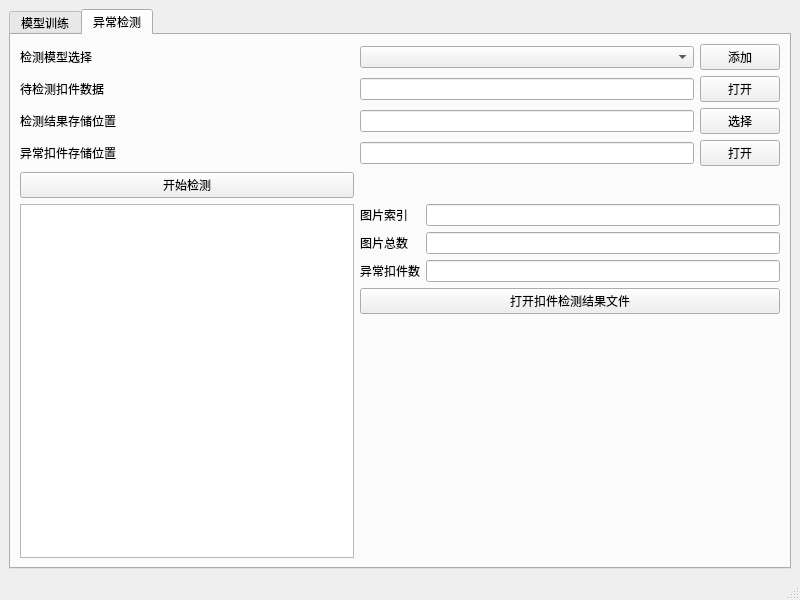
<?xml version="1.0" encoding="UTF-8"?>
<ui version="4.0">
 <class>MainWindow</class>
 <widget class="QMainWindow" name="MainWindow">
  <property name="geometry">
   <rect>
    <x>0</x>
    <y>0</y>
    <width>800</width>
    <height>600</height>
   </rect>
  </property>
  <property name="windowTitle">
   <string>MainWindow</string>
  </property>
  <widget class="QWidget" name="centralwidget">
   <layout class="QVBoxLayout" name="verticalLayout_3">
    <item>
     <widget class="QTabWidget" name="tabWidget">
      <property name="currentIndex">
       <number>1</number>
      </property>
      <widget class="QWidget" name="tab_train">
       <property name="whatsThis">
        <string/>
       </property>
       <attribute name="title">
        <string>模型训练</string>
       </attribute>
       <layout class="QGridLayout" name="gridLayout">
        <item row="6" column="2">
         <widget class="QProgressBar" name="progressBar">
          <property name="value">
           <number>0</number>
          </property>
         </widget>
        </item>
        <item row="4" column="2">
         <widget class="QPushButton" name="btn_start">
          <property name="text">
           <string>开始训练</string>
          </property>
         </widget>
        </item>
        <item row="0" column="0">
         <widget class="QCheckBox" name="ckb_clear_cache">
          <property name="text">
           <string>清除缓存</string>
          </property>
         </widget>
        </item>
        <item row="0" column="2">
         <widget class="QComboBox" name="cbb_weights"/>
        </item>
        <item row="5" column="2">
         <widget class="QTextEdit" name="textEdit"/>
        </item>
        <item row="6" column="0">
         <widget class="QLabel" name="label_2">
          <property name="text">
           <string>训练进度：</string>
          </property>
         </widget>
        </item>
        <item row="5" column="0">
         <widget class="QLabel" name="label_1">
          <property name="text">
           <string>训练输出：</string>
          </property>
         </widget>
        </item>
        <item row="4" column="0">
         <widget class="QPushButton" name="btn_reset">
          <property name="text">
           <string> 复位</string>
          </property>
         </widget>
        </item>
       </layout>
      </widget>
      <widget class="QWidget" name="tab_detect">
       <attribute name="title">
        <string>异常检测</string>
       </attribute>
       <layout class="QGridLayout" name="gridLayout_2">
        <item row="0" column="0">
         <widget class="QLabel" name="label">
          <property name="text">
           <string>检测模型选择</string>
          </property>
          <property name="alignment">
           <set>Qt::AlignLeading|Qt::AlignLeft|Qt::AlignVCenter</set>
          </property>
         </widget>
        </item>
        <item row="3" column="0">
         <widget class="QLabel" name="label_4">
          <property name="text">
           <string>异常扣件存储位置</string>
          </property>
          <property name="alignment">
           <set>Qt::AlignLeading|Qt::AlignLeft|Qt::AlignVCenter</set>
          </property>
         </widget>
        </item>
        <item row="3" column="1">
         <widget class="QLineEdit" name="le_detect_save_img_path"/>
        </item>
        <item row="5" column="0">
         <widget class="QPushButton" name="btn_start_detect">
          <property name="text">
           <string>开始检测</string>
          </property>
         </widget>
        </item>
        <item row="6" column="0">
         <widget class="QGraphicsView" name="gv_image"/>
        </item>
        <item row="0" column="1">
         <widget class="QComboBox" name="cbb_detect_model"/>
        </item>
        <item row="1" column="0">
         <widget class="QLabel" name="label_3">
          <property name="text">
           <string>待检测扣件数据</string>
          </property>
          <property name="alignment">
           <set>Qt::AlignLeading|Qt::AlignLeft|Qt::AlignVCenter</set>
          </property>
         </widget>
        </item>
        <item row="1" column="1">
         <widget class="QLineEdit" name="le_detect_read_path"/>
        </item>
        <item row="0" column="2">
         <widget class="QPushButton" name="btn_add_detect_model">
          <property name="text">
           <string>添加</string>
          </property>
         </widget>
        </item>
        <item row="1" column="2">
         <widget class="QPushButton" name="btn_detect_read_path">
          <property name="text">
           <string>打开</string>
          </property>
         </widget>
        </item>
        <item row="3" column="2">
         <widget class="QPushButton" name="btn_detect_save_img_path">
          <property name="text">
           <string>打开</string>
          </property>
         </widget>
        </item>
        <item row="6" column="1" colspan="2">
         <layout class="QFormLayout" name="formLayout">
          <item row="1" column="0">
           <widget class="QLabel" name="label_6">
            <property name="text">
             <string>图片索引</string>
            </property>
           </widget>
          </item>
          <item row="2" column="0">
           <widget class="QLabel" name="label_7">
            <property name="text">
             <string>图片总数</string>
            </property>
           </widget>
          </item>
          <item row="2" column="1">
           <widget class="QLineEdit" name="le_img_number">
            <property name="readOnly">
             <bool>true</bool>
            </property>
           </widget>
          </item>
          <item row="1" column="1">
           <widget class="QLineEdit" name="le_img_index">
            <property name="readOnly">
             <bool>true</bool>
            </property>
           </widget>
          </item>
          <item row="4" column="0" colspan="2">
           <widget class="QPushButton" name="btn_open_json_file">
            <property name="text">
             <string>打开扣件检测结果文件</string>
            </property>
           </widget>
          </item>
          <item row="3" column="0">
           <widget class="QLabel" name="label_8">
            <property name="text">
             <string>异常扣件数</string>
            </property>
           </widget>
          </item>
          <item row="3" column="1">
           <widget class="QLineEdit" name="le_faster_number">
            <property name="readOnly">
             <bool>true</bool>
            </property>
           </widget>
          </item>
         </layout>
        </item>
        <item row="2" column="0">
         <widget class="QLabel" name="label_5">
          <property name="text">
           <string>检测结果存储位置</string>
          </property>
         </widget>
        </item>
        <item row="2" column="1">
         <widget class="QLineEdit" name="le_detect_save_path"/>
        </item>
        <item row="2" column="2">
         <widget class="QPushButton" name="btn_detect_save_path">
          <property name="text">
           <string>选择</string>
          </property>
         </widget>
        </item>
       </layout>
      </widget>
     </widget>
    </item>
   </layout>
  </widget>
  <widget class="QMenuBar" name="menubar">
   <property name="geometry">
    <rect>
     <x>0</x>
     <y>0</y>
     <width>800</width>
     <height>25</height>
    </rect>
   </property>
  </widget>
  <widget class="QStatusBar" name="statusbar"/>
 </widget>
 <resources/>
 <connections/>
</ui>
